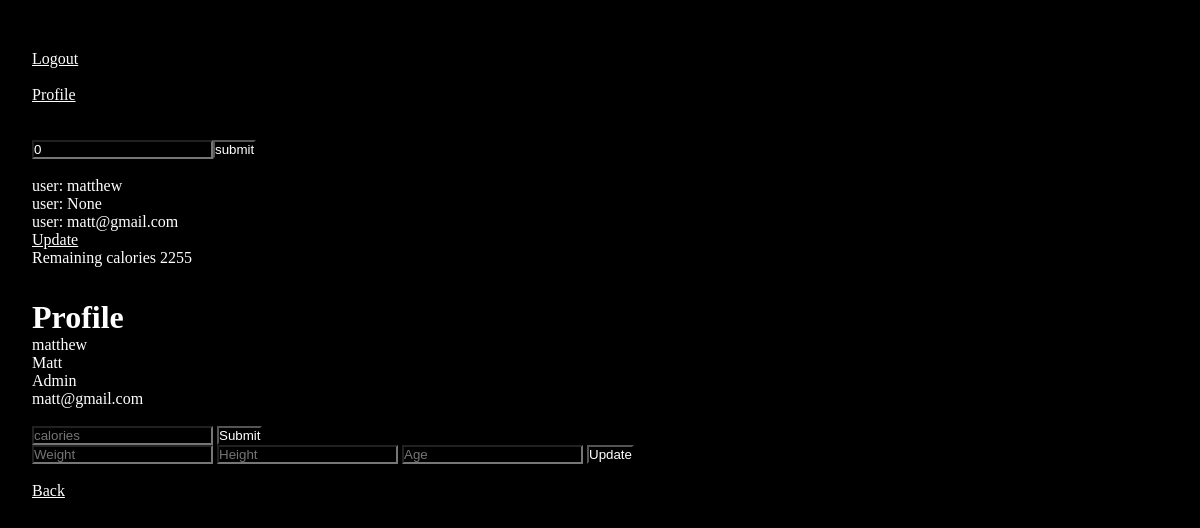
The page /profile (signed in) on the database as committed earlier.
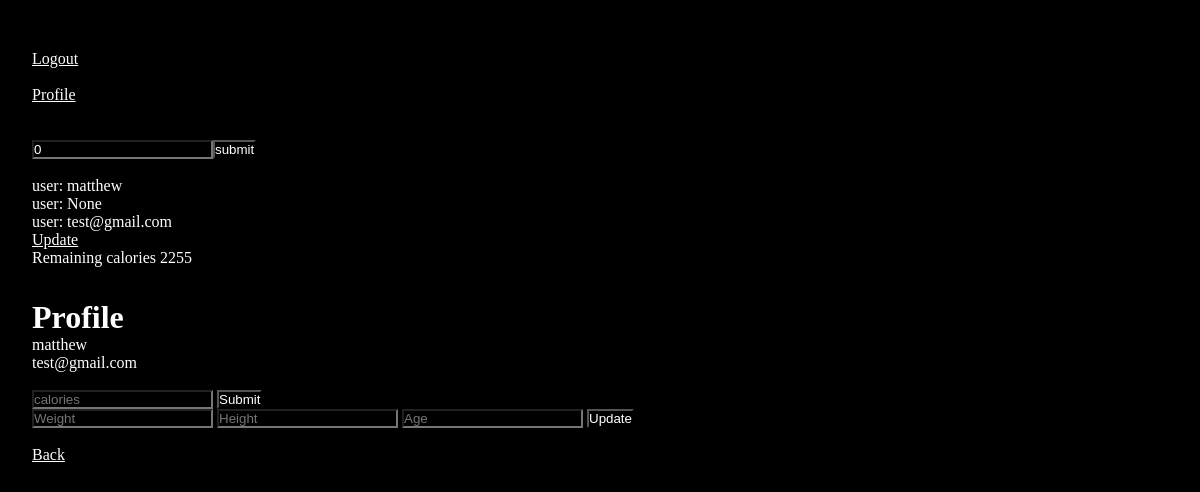
The same page on the database as committed later.
### users/models.py (models this page shows)
class CustomUser(AbstractUser):
    username = models.CharField(max_length=50, unique=True)
    dailyCalories = models.IntegerField(null=True)
    first_name = models.CharField(max_length=50)
    last_name = models.CharField(max_length=50)
    email = models.EmailField(max_length=254)
    weight = models.IntegerField(null=True)
    height = models.IntegerField(null=True)
    age = models.IntegerField(null=True)
    gender = models.CharField(max_length=10,null=True)
    def __str__(self):
        return self.username

### BeeHealthyApp/views.py (the view)
# urls.py: path('profile', views.Profile.as_view(), name='profile'),
class Profile(ListView):
    model = CustomUser
    template_name = 'profile.html'
    context_object_name = 'user_profile'

### templates/profile.html (shortened to what this page needs)
{% extends "base.html" %}
{% block content %}
    <div id='profile'>
        <h1>Profile</h1>
        {% if user.is_authenticated %}
            <p>{{user.username}}</p>
            <p>{{user.first_name}}</p>
            <p>{{user.last_name}}</p>
            <p>{{user.email}}</p>
    <form action="{% url 'BeeHealthyApp:calories' %}" method="POST">
        <input type='text' placeholder='calories' name='calories'>
        <button type="submit">Submit</button>
    </form>
            <div>
                <input  v-model="userWeight" placeholder="Weight">
                <input  v-model="userHeight" placeholder="Height">
                <input  v-model="userAge" placeholder="Age">
                <button>Update</button>
            </div>
        {% endif %}
        <a id='profile-back' href="{% url 'BeeHealthyApp:home' %}">Back</a>
    </div>
{%endblock%}

### templates/base.html (shortened to what this page needs)
{% load static %}
<!DOCTYPE html>
<html lang="en">
<head>
    <link rel="stylesheet" href="{% static 'css/styles.css' %}">
  </head>
  <body>
    <div id="app">
      <div id='log_info'>
        <br />
          {% if user.is_authenticated %}
            <a href="{% url 'logout' %}">Logout</a><br />
            <a href="{% url 'BeeHealthyApp:profile' %}" >Profile</a>
            <br /><br />
            <div>
              <input @keyup.enter="calorieCalculator()" v-model="userCalories" placeholder="calories eaten">
              <button @click="calorieCalculator()" >submit</button>
              <p>user: {{ user }}</p>
              <p>user: {{ user.dailyCalories }}</p>
              <p>user: {{ user.email }}</p>
              <a href="{% url 'users:updateProfile' user.pk %}">Update</a>
              <br />
              <div>Remaining calories   [[ dailyCalories ]]</div>
            </div>
          {% else%}
            <div id='log_info'>
              <a href="{% url 'login' %}">Login</a>
              <a href="{% url 'users:signup' %}">Register</a>
            </div>
          {% endif %}
        </div>
    </div>
    {% block content %}
    {% endblock %}
  </body>
</html>

### static/css/styles.css (style rules this page uses)
* { padding: 0; margin: 0; box-sizing: border-box; background-color: black; color: white; }
#log_info { display: flex; flex-direction: column; padding-top: 2rem; padding-left: 2rem; }
#profile { display: flex; flex-direction: column; padding-top: 2rem; padding-left: 2rem; }

Rows that differ between the two databases and show on the page:
changed CustomUser "matthew": email "matt@gmail.com" → "test@gmail.com"; first_name "Matt" → (not shown); last_name "Admin" → (not shown)
